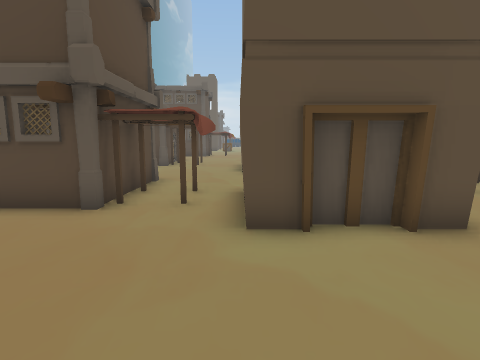
View 1 (above)

24 first-person views from a walk through a Unity game level. The camera is 1.3 m above the floor, tilts 8° down and sees 80° across. The floor is counted in squares, 1 m on a side. Each view is taken from the middle of a square. On the plan, view 1 faces up. The plan holds only what a view shows up to about 13 squares ahead; the rest is blank. The place goes on beyond the plan.

View 2
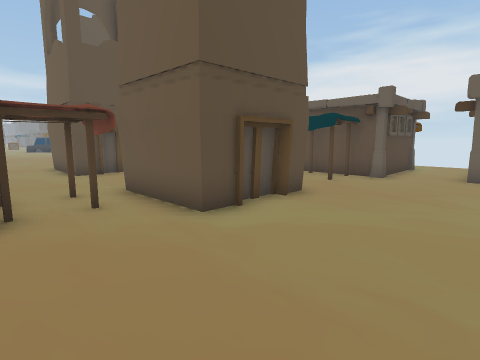

View 3
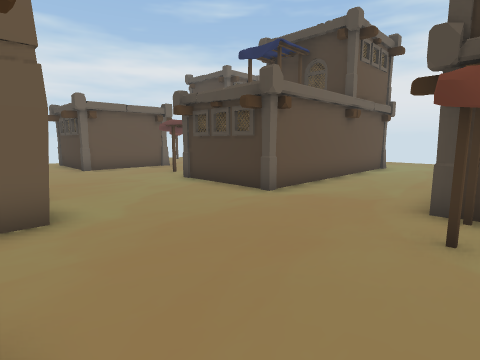

View 4
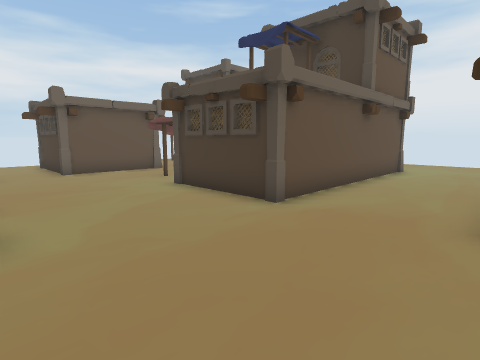

View 5
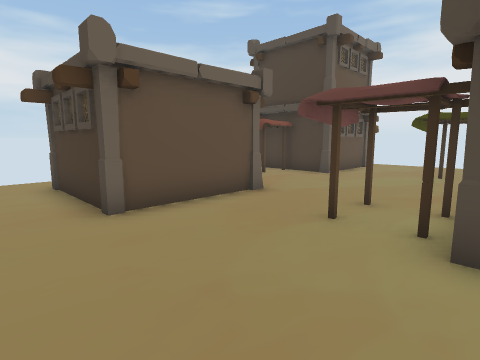

View 6
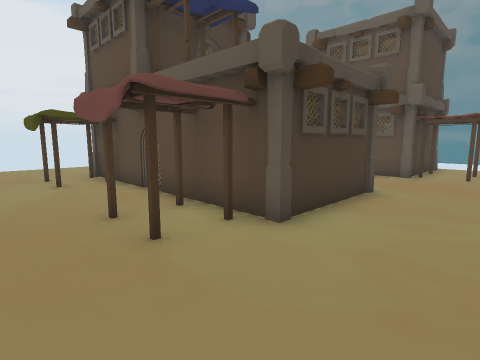

View 7
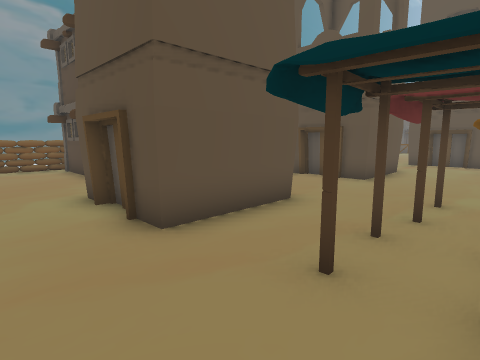

View 8
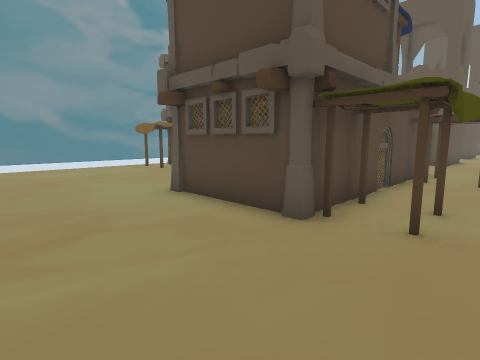

View 9
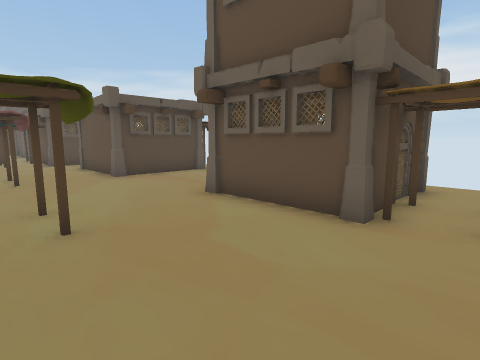

View 10
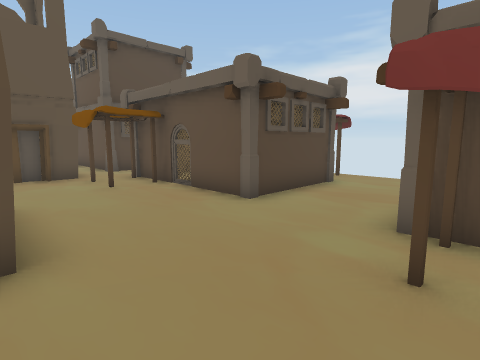

View 11
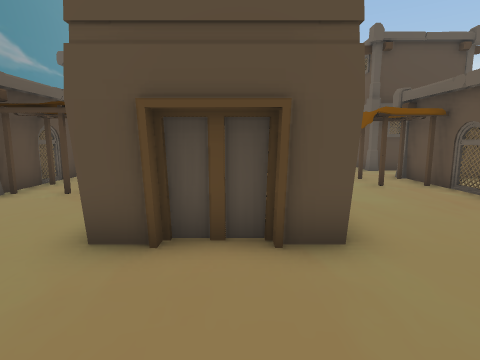

View 12
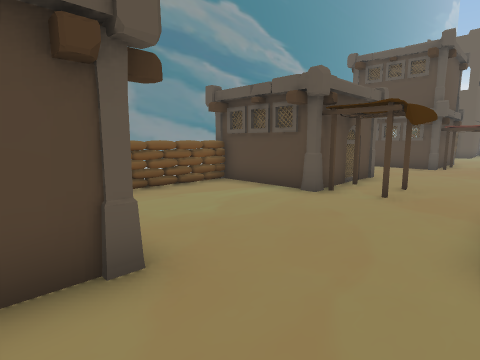

View 13
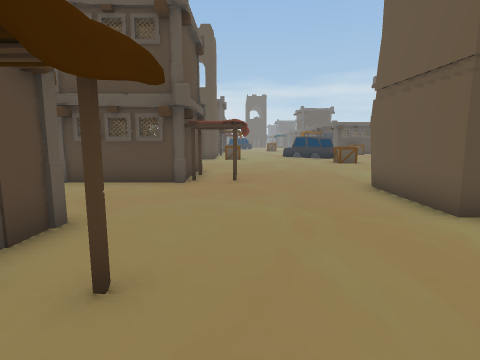

View 14
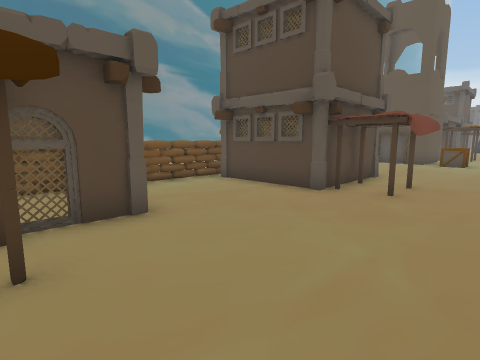

View 15
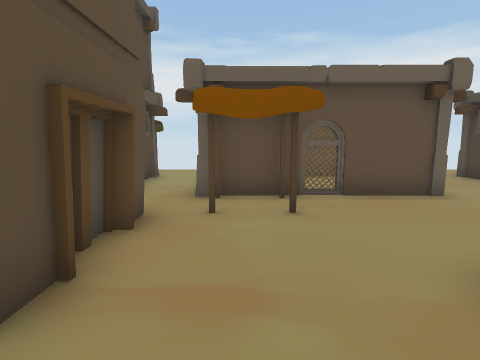

View 16
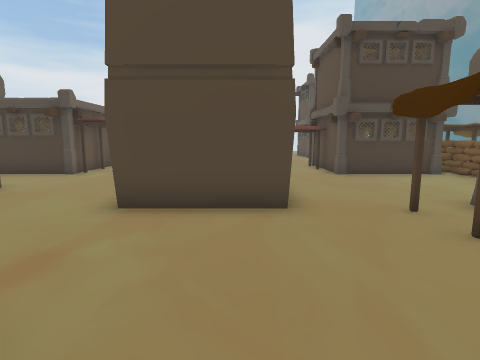

View 17
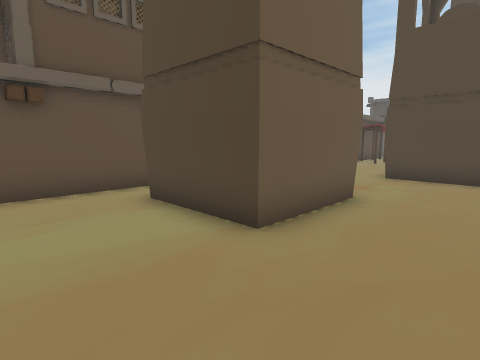

View 18
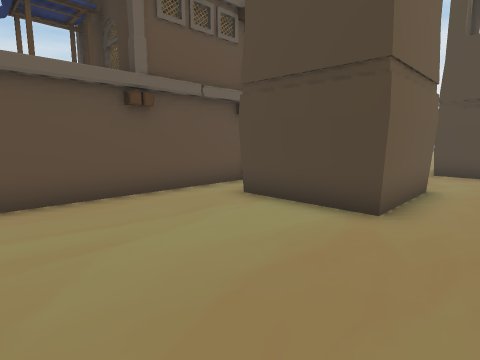

View 19
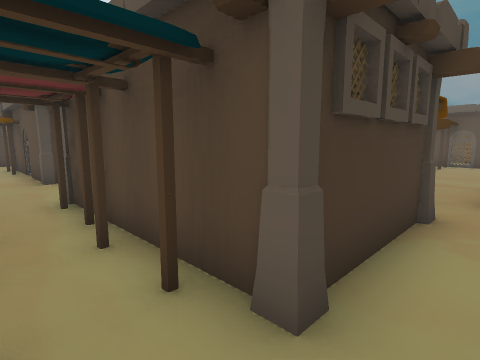

View 20
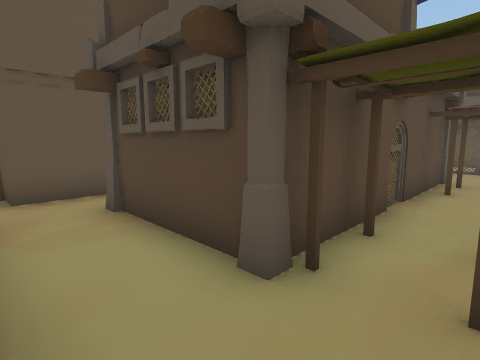

View 21
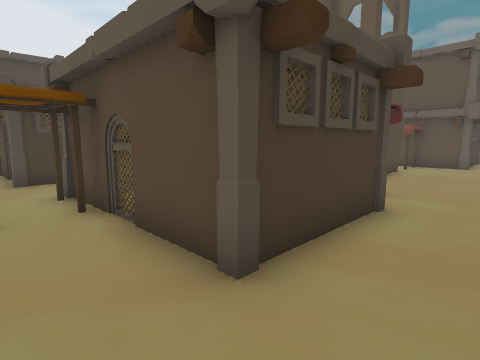

View 22
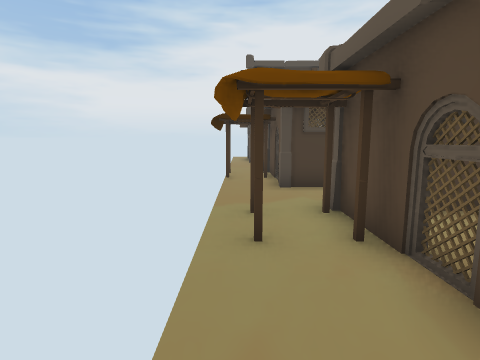

View 23
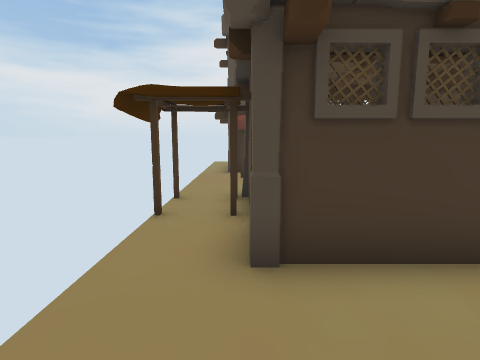

View 24
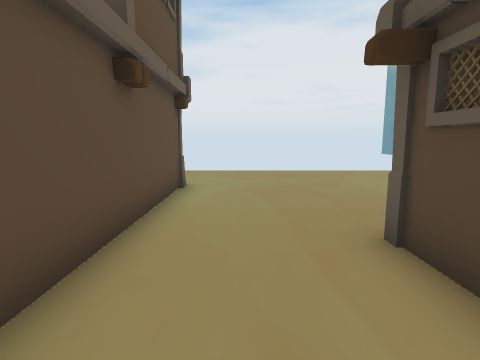

### Floor plan
Key: @ floor where view 1 was taken; # wall or solid block; . floor; ^ raised ledge; O other object.
Columns run from 9 left of view 1 to 14 right of it. Each row starts with its distance up from view 1.
 28       ....          ##
 27       ...........   ##
 26    OOOO..........#  ##
 25    O  OOO........#  #.
 24    O  OOO........O  O..
 23   ^OOOOOO........O  O..
 22   ^.........####.O  O.O
 21   ^.........#  #.O  O.O
 20   ^.........#  #.OOOO..
 19    .........#O##.......
 18   # #O...........O##O..
 17   #..O.........O.#. ##O
 16      #.O.......O.#. ##O
 15   OOO#.O.OOOO....O..##.
 14  ##......#  #....#..#.O
 13   ^......#  #....#OO#.O
 12   ^......####....O..O..
 11   ^.......OO...........
 10   ^...................
  9  OOOOOO........OOOOOO..
  8  O#O  O........OO   #..
  7 OO O  OOO####...O   #..
  6    OOOOOO#  #...O  .O..
  5   ^...O..#  #.O.O#..#.O
  4   ^......##O#....OOO#.O
  3   ^....................
  2     ...................
  1    OOO...........OOOOO.
  0  ........@.......#   O.
 -1  O###O...O##O#.O.#   O.O
 -2      O...#  ##OO.#OO O.O
 -3      O...#  ##OO.OOOO..
 -4    OOO...#  #..........
 -5      ....O  O......O...
 -6    O.....O  O.......OO.
 -7    ......O  O.O.....OO.
 -8   .......O  O.O...OOOO.
 -9  ........OOOO.O...O
-10  .................O
-11  .................O#OO.
-12  ......................
-13  .................OO

Positions as (right, up) in squares from view 1, and headings:
1: (0, 0), facing up
2: (-3, 0), facing up-right
3: (-5, 5), facing down-right
4: (-4, 4), facing down-right
5: (3, 3), facing down-right
6: (7, 2), facing down-left
7: (7, 2), facing up-left
8: (6, -13), facing up-left
9: (4, -13), facing up-right
10: (3, 8), facing up-right
11: (2, 8), facing up
12: (0, 8), facing up-left
13: (-1, 14), facing up
14: (1, 16), facing up-left
15: (1, 17), facing right
16: (1, 20), facing down
17: (0, 25), facing down-right
18: (1, 27), facing down-right
19: (13, 19), facing down-left
20: (13, 18), facing up-left
21: (13, 11), facing down-left
22: (13, 9), facing down
23: (12, 4), facing down
24: (-2, -1), facing down
